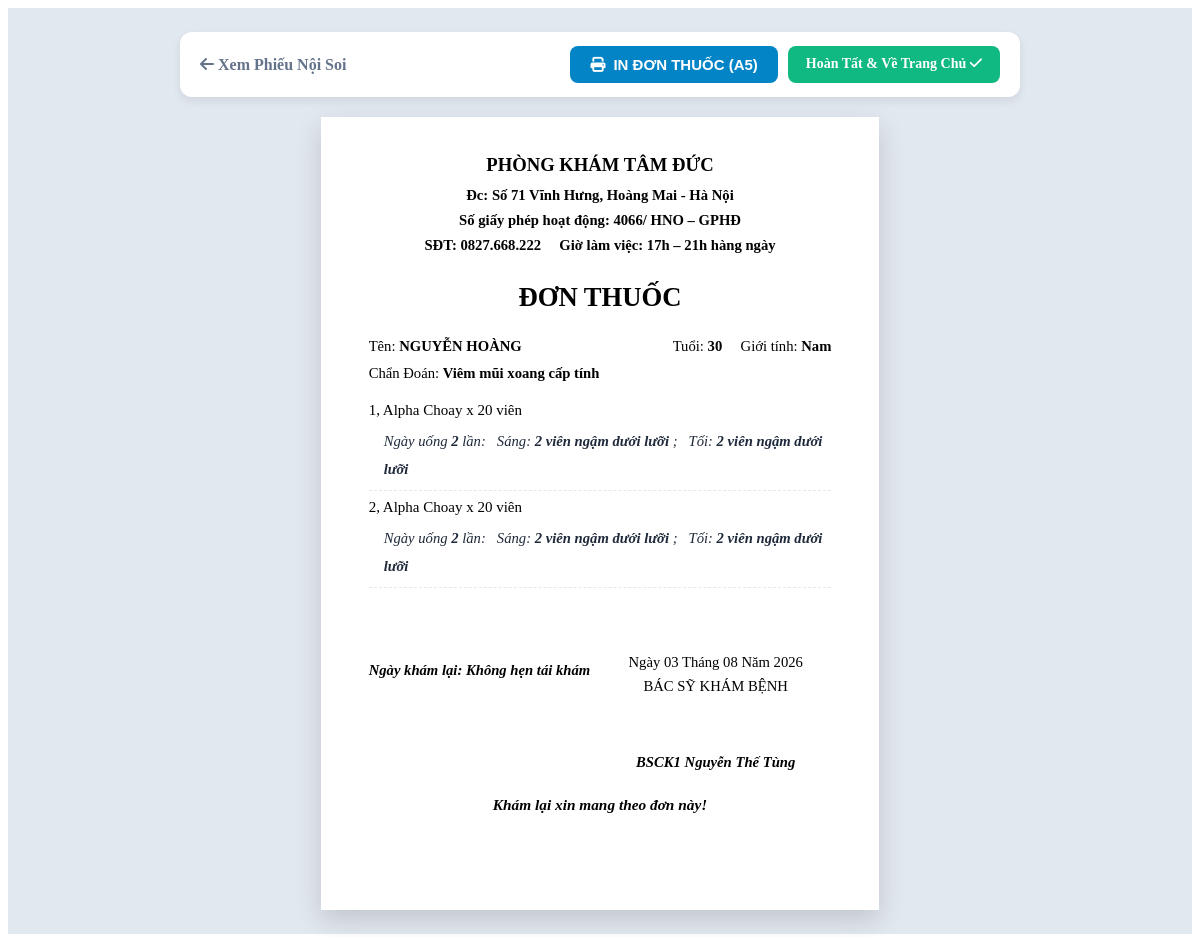
The app's page /print/donthuoc/8 with its own data.
### tables this page shows
CREATE TABLE settings (
    key TEXT PRIMARY KEY,
    value TEXT
);

CREATE TABLE patients (
    id INTEGER PRIMARY KEY AUTOINCREMENT,
    full_name TEXT NOT NULL,
    age INTEGER,
    gender TEXT,
    address TEXT,
    symptom TEXT,
    created_at TIMESTAMP DEFAULT CURRENT_TIMESTAMP
);

CREATE TABLE examinations (
    id INTEGER PRIMARY KEY AUTOINCREMENT,
    patient_id INTEGER,
    tai_p TEXT,
    tai_t TEXT,
    mui_p TEXT,
    mui_t TEXT,
    vong_hong TEXT,
    thanh_quan TEXT,
    conclusion TEXT,
    image_1 TEXT,
    image_2 TEXT,
    image_3 TEXT,
    image_4 TEXT,
    hut_mui_days TEXT,
    cham_hong_days TEXT,
    lam_thuoc_tai_days TEXT,
    created_at TIMESTAMP DEFAULT CURRENT_TIMESTAMP,
    FOREIGN KEY (patient_id) REFERENCES patients(id)
);

CREATE TABLE prescription_items (
    id INTEGER PRIMARY KEY AUTOINCREMENT,
    prescription_id INTEGER,
    medicine_name TEXT,
    times_per_day TEXT,
    morning_dose TEXT,
    evening_dose TEXT,
    FOREIGN KEY (prescription_id) REFERENCES prescriptions(id)
);

CREATE TABLE prescriptions (
    id INTEGER PRIMARY KEY AUTOINCREMENT,
    examination_id INTEGER,
    re_exam_date TEXT,
    created_at TIMESTAMP DEFAULT CURRENT_TIMESTAMP,
    FOREIGN KEY (examination_id) REFERENCES examinations(id)
);

### app.py (the view)
@app.route('/print/donthuoc/<int:prescription_id>')
def print_donthuoc(prescription_id):
    db = get_db()
    prescription = db.execute('SELECT * FROM prescriptions WHERE id = ?', (prescription_id,)).fetchone()
    exam = db.execute('SELECT * FROM examinations WHERE id = ?', (prescription['examination_id'],)).fetchone()
    patient = db.execute('SELECT * FROM patients WHERE id = ?', (exam['patient_id'],)).fetchone()
    items = db.execute('SELECT * FROM prescription_items WHERE prescription_id = ?', (prescription_id,)).fetchall()
    return render_template(
        'print_donthuoc.html',
        prescription=prescription,
        exam=exam,
        patient=patient,
        items=items,
        settings=get_settings()
    )

### app.py (called while the page is built)
def get_db():
    db = getattr(g, '_database', None)
    if db is None:
        db = g._database = sqlite3.connect(app.config['DATABASE'])
        db.row_factory = sqlite3.Row
    return db

@app.teardown_appcontext
def close_connection(exception):
    db = getattr(g, '_database', None)
    if db is not None:
        db.close()

def get_settings():
    db = get_db()
    db.execute('''
        CREATE TABLE IF NOT EXISTS settings (
            key TEXT PRIMARY KEY,
            value TEXT
        )
    ''')
    rows = db.execute('SELECT key, value FROM settings').fetchall()
    return {r['key']: r['value'] for r in rows}

### templates/print_donthuoc.html (shortened to what this page needs)
<!DOCTYPE html>
<html lang="vi">
<head>
    <link rel="stylesheet" href="https://cdnjs.cloudflare.com/ajax/libs/font-awesome/6.4.0/css/all.min.css">
    <link rel="stylesheet" href="{{ url_for('static', filename='css/print.css') }}">
</head>
<body>
    <div class="print-container">
        <div class="toolbar-no-print">
            <a href="/print/noisoi/{{ exam.id }}" style="color: #64748b; text-decoration: none; font-weight: bold;"><i class="fa-solid fa-arrow-left"></i> Xem Phiếu Nội Soi</a>
            <div style="display: flex; gap: 10px;">
                <button onclick="window.print()" class="btn-print"><i class="fa-solid fa-print"></i> IN ĐƠN THUỐC (A5)</button>
                <a href="/" class="btn-next">Hoàn Tất & Về Trang Chủ <i class="fa-solid fa-check"></i></a>
            </div>
        </div>
        <div class="page-a5">
            <div class="clinic-name">{{ settings.clinic_name }}</div>
            <div class="clinic-info">
                Đc: {{ settings.clinic_address }}<br>
                Số giấy phép hoạt động: {{ settings.clinic_license }}<br>
                SĐT: {{ settings.clinic_phone }} &nbsp;&nbsp;&nbsp; Giờ làm việc: 17h – 21h hàng ngày
            </div>
            <div class="form-title">ĐƠN THUỐC</div>
            <div class="patient-info">
                Tên: <b style="text-transform: uppercase;">{{ patient.full_name }}</b>
                <span class="float-right">Tuổi: <b>{{ patient.age }}</b> &nbsp;&nbsp;&nbsp; Giới tính: <b>{{ patient.gender }}</b></span><br>
                Chẩn Đoán: <b>{{ exam.conclusion }}</b>
            </div>
            <div class="prescription-list">
                {% for item in items %}
                <div class="med-item">
                    <div class="med-title">{{ loop.index }}, {{ item.medicine_name }}</div>
                    <div class="med-usage">
                        Ngày uống <b>{{ item.times_per_day }}</b> lần:&nbsp;&nbsp;
                        Sáng: <b>{{ item.morning_dose }}</b> ; &nbsp;&nbsp;Tối: <b>{{ item.evening_dose }}</b>
                    </div>
                </div>
                {% endfor %}
            </div>
            <div class="footer-sign">
                <div class="reexam-date">
                    Ngày khám lại: {{ prescription.re_exam_date or 'Không hẹn tái khám' }}
                </div>
                <div class="sign-box">
                    <div class="sign-date">Ngày {{ prescription.created_at[8:10] }} Tháng {{ prescription.created_at[5:7] }} Năm {{ prescription.created_at[:4] }}</div>
                    <div class="sign-role">BÁC SỸ KHÁM BỆNH</div>
                    <div class="sign-name">BS{{ settings.doctor_name }}</div>
                </div>
            </div>
            <div class="footer-note">
                Khám lại xin mang theo đơn này!
            </div>
        </div>
    </div>
</body>
</html>

### static/css/print.css (style rules this page uses)
.print-container { background-color: #e2e8f0; min-height: 100vh; padding: 24px 0; display: flex; flex-direction: column; align-items: center; }
.page-a5 { background: #ffffff; width: 148mm; min-height: 210mm; padding: 8mm 10mm; box-shadow: 0 10px 25px rgba(0, 0, 0, 0.15); box-sizing: border-box; font-family: 'Times New Roman', serif; font-size: 14px; color: #000; line-height: 1.4; position: relative; }
.toolbar-no-print { width: 100%; max-width: 800px; background: #ffffff; padding: 14px 20px; border-radius: 12px; box-shadow: 0 4px 10px rgba(0,0,0,0.08); margin-bottom: 20px; display: flex; justify-content: space-between; align-items: center; }
.btn-print { background: #0284c7; color: white; border: none; padding: 10px 20px; border-radius: 8px; font-size: 15px; font-weight: bold; cursor: pointer; display: flex; align-items: center; gap: 8px; }
.btn-next { background: #10b981; color: white; text-decoration: none; padding: 10px 18px; border-radius: 8px; font-size: 14px; font-weight: bold; }
.prescription-list { margin: 15px 0; }
.med-item { margin-bottom: 12px; border-bottom: 1px dashed #e2e8f0; padding-bottom: 6px; }
.med-title { font-weight: bold; font-size: 15px; }
.med-usage { margin-top: 3px; padding-left: 15px; font-style: italic; color: #1e293b; }

### templates/print_donthuoc.html (style rules this page uses)
.page-a5 { width: 419.04pt; min-height: 594.72pt; margin: 0 auto; padding: 26pt 36pt 30pt 36pt; box-sizing: border-box; font-family: "Times New Roman", Times, serif; font-size: 11pt; color: #000000; }
.clinic-name { font-weight: bold; font-size: 14pt; text-align: center; }
.clinic-info { font-weight: bold; font-size: 11pt; text-align: center; line-height: 1.7; margin-top: 4pt; }
.form-title { font-weight: bold; font-size: 20pt; text-align: center; margin: 16pt 0 12pt 0; }
.patient-info { font-size: 11pt; line-height: 1.9; margin-bottom: 4pt; }
.patient-info b { font-weight: bold; }
.patient-info .float-right { float: right; }
.prescription-list { font-size: 11pt; line-height: 1.9; min-height: 170pt; margin-top: 6pt; }
.med-item { margin-bottom: 2pt; }
.med-title { font-weight: normal; }
.med-usage b { font-weight: bold; }
.footer-sign { display: flex; justify-content: space-between; align-items: flex-start; margin-top: 22pt; }
.reexam-date { font-weight: bold; font-style: italic; font-size: 11pt; margin-top: 6pt; }
.sign-box { text-align: center; width: 50%; margin-left: auto; }
.sign-box .sign-date { font-weight: normal; font-style: normal; font-size: 11pt; margin-bottom: 2pt; }
.sign-box .sign-role { font-weight: normal; font-style: normal; font-size: 11pt; margin-bottom: 42pt; }
.sign-box .sign-name { font-weight: bold; font-style: italic; font-size: 11pt; }
.footer-note { text-align: center; font-size: 11.5pt; font-weight: bold; font-style: italic; margin-top: 16pt; }

### records on screen
settings: clinic_name "PHÒNG KHÁM TÂM ĐỨC"
settings: clinic_address "Số 71 Vĩnh Hưng, Hoàng Mai - Hà Nội"
settings: clinic_license "4066/ HNO – GPHĐ"
settings: clinic_phone "0827.668.222"
patients: full_name "NGUYỄN HOÀNG", age "30", gender "Nam"
examinations: conclusion "Viêm mũi xoang cấp tính"
prescription_items: medicine_name "Alpha Choay x 20 viên", times_per_day "2", morning_dose "2 viên ngậm dưới lưỡi", evening_dose "2 viên ngậm dưới lưỡi"
prescription_items: medicine_name "Alpha Choay x 20 viên", times_per_day "2", morning_dose "2 viên ngậm dưới lưỡi", evening_dose "2 viên ngậm dưới lưỡi"
prescriptions: re_exam_date "Không hẹn tái khám", created_at "03", created_at "08", created_at "2026"
settings: doctor_name "CK1 Nguyễn Thế Tùng"
